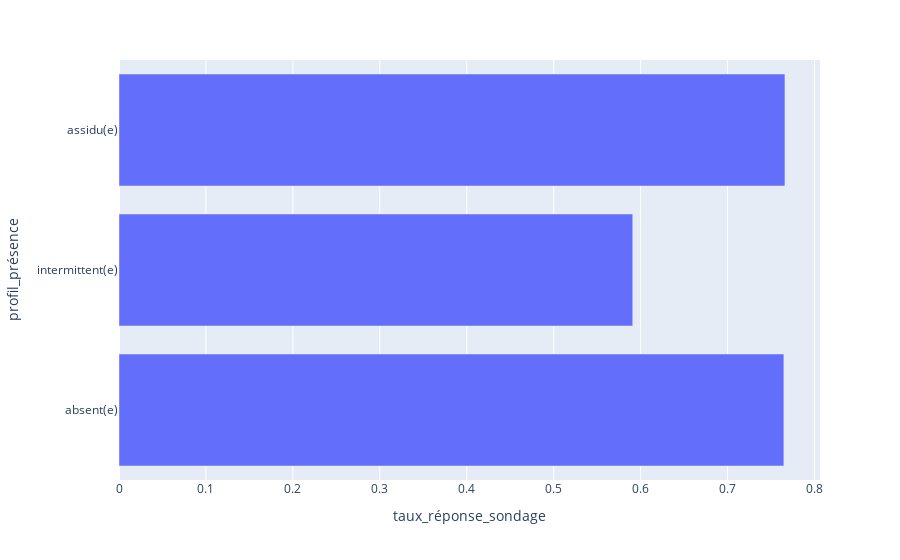

Source (notebook cell):
### Code cell
## nombre de personnes par catégories
tx_rep_list = list()
for pre in labels["presence"]:
    b = df["pre_tx_lab"] == pre
    tx_reponse = (~df.loc[b]["motivation.EV1"].isna()).mean()
    tx_rep_list.append(tx_reponse)
    print(f"Taux de réponse aux questionnaire de satisfaction pour les {pre}: {nb} ({tx_reponse:.0%})")

df_tmp = pd.DataFrame({"profil_présence": labels["presence"], "taux_réponse_sondage": tx_rep_list})
fig = px.bar(df_tmp, x="taux_réponse_sondage", y="profil_présence", orientation='h')
fig.show()

### Figure 1 — Plotly figure (JSON) as saved in the notebook; plotly's stock layout.template omitted (floating-point values rounded to 4 significant figures)
{"data": [{"alignmentgroup": "True", "hovertemplate": "taux_réponse_sondage=%{x}<br>profil_présence=%{y}<extra></extra>", "legendgroup": "", "marker": {"color": "#636efa", "pattern": {"shape": ""}}, "name": "", "offsetgroup": "", "orientation": "h", "showlegend": false, "textposition": "auto", "type": "bar", "x": [0.7647, 0.5909, 0.766], "xaxis": "x", "y": ["absent(e)", "intermittent(e)", "assidu(e)"], "yaxis": "y"}], "layout": {"barmode": "relative", "legend": {"tracegroupgap": 0}, "margin": {"t": 60}, "xaxis": {"anchor": "y", "domain": [0, 1], "title": {"text": "taux_réponse_sondage"}}, "yaxis": {"anchor": "x", "domain": [0, 1], "title": {"text": "profil_présence"}}}}
